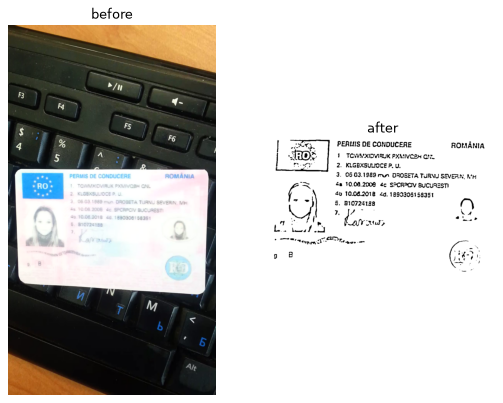
#> input picture examples/KS38_01.png, 503 x 403 px
$ python -i preprocessing.py   (imports and definitions only)
#> lines starting #> are read from the running program, lines starting #| are printed output that depends on the picture; after the words box and inside, x2 and y2 are one past the last pixel; in counts of white or black regions, pixels touching at a corner belong together
#> further down, picture is the input picture: shape (403, 503, 3); mean B, G, R 192, 195, 196.2
### scanner.py
import cv2
import numpy as np


def order_points(pts):
    rect = np.zeros((4, 2), dtype="float32")
    # sum x+y for each point
    s = pts.sum(axis=1)
    # smallest x+y (top-left)
    rect[0] = pts[np.argmin(s)]
    # largest x+y (bottom-right)
    rect[2] = pts[np.argmax(s)]
    # difference y-x for each point
    d = np.diff(pts, axis=1)
    # smallest y-x (top-right)
    rect[1] = pts[np.argmin(d)]
    # largest y-x (bottom-left)
    rect[3] = pts[np.argmax(d)]

    return rect


# [83 lines left out: functions four_point_transform, detect_document, enhance, scan, not called in this run]

### preprocessing.py
import cv2
import numpy as np
import scanner

# ID-1 card format
ID_ASPECT_RATIO = 85.6 / 54.0
MAX_OCR_PIXELS = 2_000_000


def cap_size(image, max_pixels=MAX_OCR_PIXELS):
    # shrink an image if it exceeds max_pixels, preserving aspect ratio
    height, width = image.shape[:2]
    pixels = height * width
    if pixels <= max_pixels:
        return image
    scale = (max_pixels / pixels) ** 0.5
    return cv2.resize(image, (max(1, int(width * scale)),
                              max(1, int(height * scale))),
                      interpolation=cv2.INTER_AREA)


def quad_is_plausible(quad, image_shape, min_frac=0.06, max_frac=0.90,
                      aspect_tolerance=0.45):
    # reject detections that cannot be a document
    q = quad.reshape(4, 2).astype("float32")
    frac = cv2.contourArea(q) / (image_shape[0] * image_shape[1])
    if not (min_frac < frac < max_frac):
        return False

    rect = scanner.order_points(q)
    tl, tr, br, bl = rect
    width = max(np.linalg.norm(br - bl), np.linalg.norm(tr - tl))
    height = max(np.linalg.norm(tr - br), np.linalg.norm(tl - bl))
    if height == 0:
        return False

    aspect = width / height
    if aspect < 1:
        aspect = 1 / aspect       # treat portrait and landscape the same
    return abs(aspect - ID_ASPECT_RATIO) <= aspect_tolerance


def detect_document_improved(image, resize_height=500, area_frac=0.08,
                             morph_close=True, use_fallback=True):
    # improved document detection
#> called with resize_height = 500, area_frac = 0.08, morph_close = True, use_fallback = True
    ratio = image.shape[0] / float(resize_height)
#> ratio = 0.806
    small = cv2.resize(image, (int(image.shape[1] / ratio), resize_height))
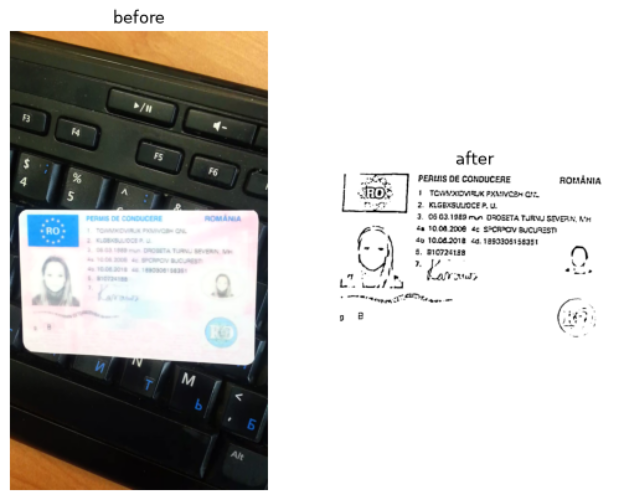
#> small: shape (500, 624, 3); mean B, G, R 192, 195, 196.2

    gray = cv2.GaussianBlur(cv2.cvtColor(small, cv2.COLOR_BGR2GRAY), (5, 5), 0)
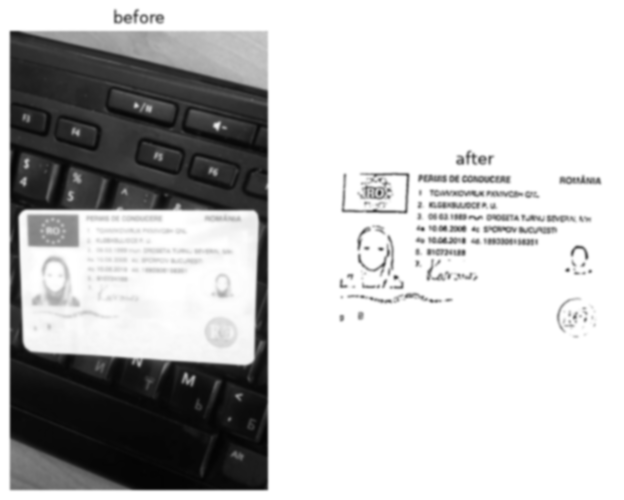
#> gray: shape (500, 624); min 3, max 255, mean 195
    edged = cv2.dilate(cv2.Canny(gray, 50, 150), np.ones((3, 3), np.uint8), 1)
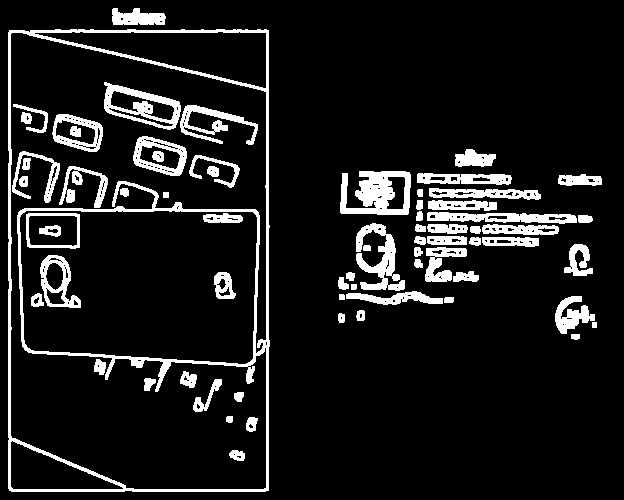
#> edged: shape (500, 624); 10.7% white; 69 white regions, largest, box (x1, y1, x2, y2) and area: (8, 29, 270, 492) 8933, (340, 171, 411, 215) 2027, (356, 223, 405, 291) 1464
    if morph_close:
        edged = cv2.morphologyEx(edged, cv2.MORPH_CLOSE, np.ones((9, 9), np.uint8))
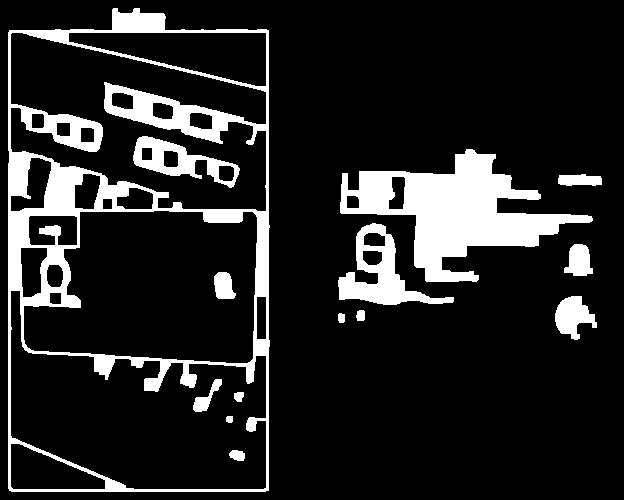
#> edged: shape (500, 624); 14.4% white; 14 white regions

    cnts, _ = cv2.findContours(edged, cv2.RETR_LIST, cv2.CHAIN_APPROX_SIMPLE)
#> cnts = 41 contours; largest, box (x1, y1, x2, y2) and area: (8, 8, 270, 492) 120876, (10, 290, 267, 490) 29599, (23, 210, 258, 364) 28646, (10, 32, 267, 212) 26336, (340, 149, 593, 282) 13419
    cnts = sorted(cnts, key=cv2.contourArea, reverse=True)[:6]
#> cnts = 6 contours; box (x1, y1, x2, y2) and area: (8, 8, 270, 492) 120876, (10, 290, 267, 490) 29599, (23, 210, 258, 364) 28646, (10, 32, 267, 212) 26336, (340, 149, 593, 282) 13419, (68, 32, 267, 87) 6410
    img_area = small.shape[0] * small.shape[1]
#> img_area = 312000

    # pass 1: a clean quadrilateral contour (same idea as the baseline)
    for c in cnts:
        approx = cv2.approxPolyDP(c, 0.02 * cv2.arcLength(c, True), True)
        if len(approx) == 4 and cv2.contourArea(c) > area_frac * img_area:
            quad = approx.reshape(4, 2).astype("float32")
            if quad_is_plausible(quad, small.shape):
                return quad * ratio, "contour"
#> this loop made 1 pass
#> (q in quad_is_plausible, frac in quad_is_plausible, width in quad_is_plausible, height in quad_is_plausible, aspect in quad_is_plausible) on pass 1: ([[9, 30], [9, 490], [268, 490], [268, 30]], 0.382, 259, 460, 1.78)

    # pass 2: rotated bounding box of the largest plausible contour
    if use_fallback:
        for c in cnts:
            if cv2.contourArea(c) > area_frac * img_area:
                box = cv2.boxPoints(cv2.minAreaRect(c)).astype("float32")
                if quad_is_plausible(box, small.shape):
                    return box * ratio, "minarea"

    return None, None

# OCR input variants, used by evaluate.py to compare which one OCR reads best
def variant_raw(image, quad):
    # no geometric correction at all: the original frame, size-capped
    return cap_size(image)


def variant_warped(image, quad):
    # perspective-corrected document, still in colour
    if quad is None:
        return cap_size(image)
    return cap_size(scanner.four_point_transform(image, quad))


def variant_binarized(image, quad):
    # perspective-corrected + the full enhance() chain
    return scanner.enhance(variant_warped(image, quad))


def variant_upscaled(image, quad, factor=3):
    # perspective-corrected then upscaled
    warped = variant_warped(image, quad)
    upscaled = cv2.resize(warped, None, fx=factor, fy=factor,
                          interpolation=cv2.INTER_CUBIC)
    return cap_size(upscaled)


def variant_clahe_only(image, quad):
    # perspective-corrected + local contrast, but no binarization
    warped = variant_warped(image, quad)
    gray = cv2.cvtColor(warped, cv2.COLOR_BGR2GRAY)
    clahe = cv2.createCLAHE(clipLimit=2.0, tileGridSize=(8, 8))
    return clahe.apply(gray)


PREPROCESSING_VARIANTS = {
    "raw": variant_raw,
    "warped": variant_warped,
    "binarized": variant_binarized,
    "upscaled_3x": variant_upscaled,
    "clahe_only": variant_clahe_only,
}

>>> import cv2
>>> picture = cv2.imread('examples/KS38_01.png')
>>> result = detect_document_improved(picture)
#> result = ([[7.25, 24.18], [7.25, 394.9], [216, 394.9], [216, 24.18]], 'contour')

$ run again, on examples/KS38_15.png
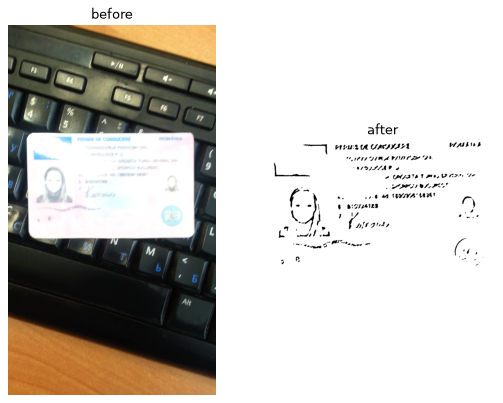
#> input picture examples/KS38_15.png, 503 x 403 px
#> picture is the input picture: shape (403, 503, 3); mean B, G, R 192.2, 198.1, 201.4
#> in detect_document_improved, `edged = cv2.dilate(cv2.Canny(gray, 50, 150), np.ones((3, 3), np.uint8)..`:
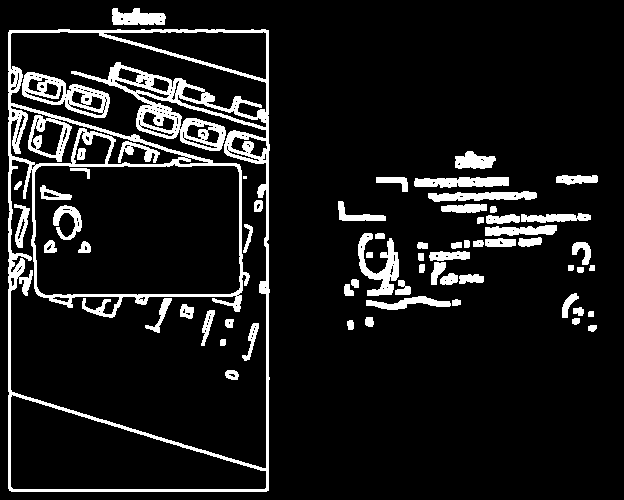
#> edged: shape (500, 624); 10.2% white; 65 white regions (1 under 20 px), largest, box (x1, y1, x2, y2) and area: (8, 29, 270, 492) 16988, (22, 72, 110, 118) 1570, (358, 233, 399, 296) 1145
#> in detect_document_improved, `edged = cv2.morphologyEx(edged, cv2.MORPH_CLOSE, np.ones((9, 9), np.ui..`:
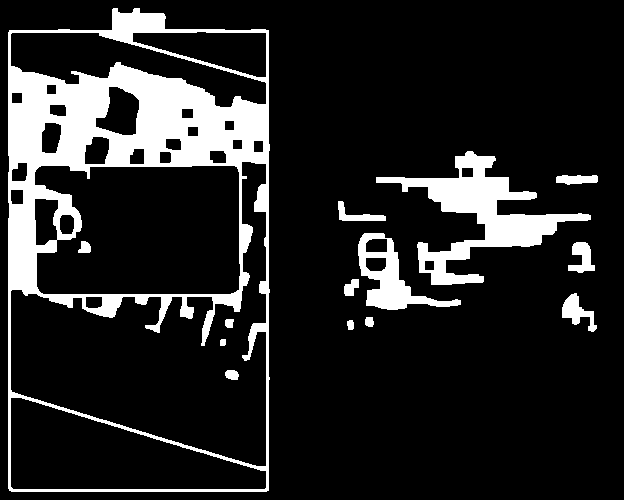
#> edged: shape (500, 624); 14.6% white; 14 white regions
#> in detect_document_improved, `cnts, _ = cv2.findContours(edged, cv2.RETR_LIST, cv2.CHAIN_APPROX_SIMP..`: cnts = 43 contours; largest, box (x1, y1, x2, y2) and area: (8, 8, 270, 492) 120870, (10, 161, 267, 467) 35023, (34, 165, 241, 295) 23753, (10, 397, 267, 490) 14357, (10, 32, 267, 108) 8316
#> in detect_document_improved, `cnts = sorted(cnts, key=cv2.contourArea, reverse=True)[:6]`: cnts = 6 contours; box (x1, y1, x2, y2) and area: (8, 8, 270, 492) 120870, (10, 161, 267, 467) 35023, (34, 165, 241, 295) 23753, (10, 397, 267, 490) 14357, (10, 32, 267, 108) 8316, (376, 151, 591, 285) 7626
#> the loop in detect_document_improved, `for c in cnts:` made 1 pass
#> (q in quad_is_plausible, frac in quad_is_plausible, width in quad_is_plausible, height in quad_is_plausible, aspect in quad_is_plausible) on pass 1: ([[9, 30], [9, 490], [268, 490], [268, 30]], 0.382, 259, 460, 1.78)
#> result = ([[7.25, 24.18], [7.25, 394.9], [216, 394.9], [216, 24.18]], 'contour')
